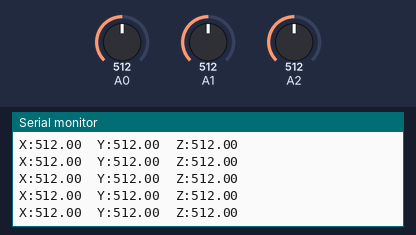
Bench run of a sketch on a simulated Arduino Uno, built with avr-gcc and run on an emulated ATmega328P. Parts: the last lines printed to the serial monitor. Inputs (shaded band) come from the test bench; at power-on: A1 = 512, A0 = 512, A2 = 512.

Above: at 2.7 s.
2.8 s: A1 set to 11
At 2.96 s:
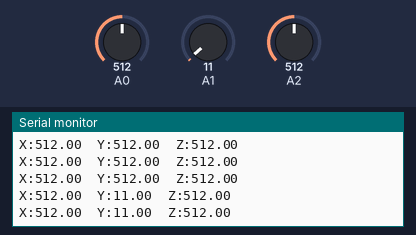
4.3 s: A1 set to 8
At 4.38 s:
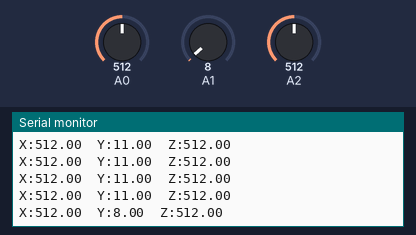
7.3 s: A1 set to 990
At 7.33 s:
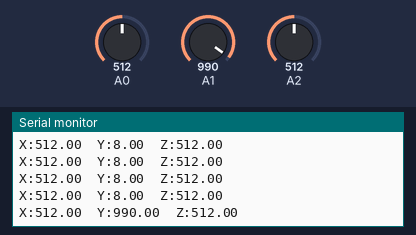
8.8 s: A1 set to 1012
At 8.86 s:
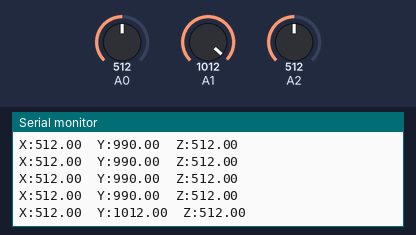
Timing chart, 0 to 11.3 s (numbered marks = the images above; inputs shaded):
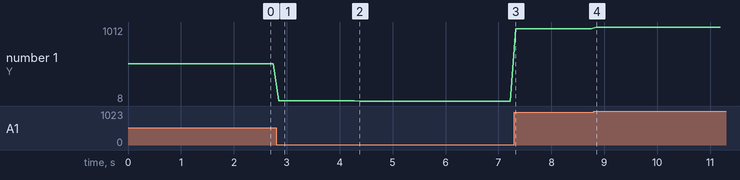

The sketch:

acceleration_changed_by_me.ino
```cpp
int raw_X;
int raw_Y;
int raw_Z;
double acc_X;
double acc_Y;
double acc_Z;
void setup() {
  Serial.begin(9600); // 시리얼 통신
}
void loop() {
  raw_X = analogRead(14); // 변수 val_X에 A0값 대입
  raw_Y = analogRead(15); // 변수 val_Y에 A1값 대입
  raw_Z = analogRead(16); // 변수 val_Z에 A2값 대입
  // x, y, z값 출력
  acc_X=(raw_X);
  acc_Y=(raw_Y);
  acc_Z=(raw_Z);
  Serial.print("X:");
  Serial.print(acc_X);
  Serial.print("  Y:");
  Serial.print(acc_Y);
  Serial.print("  Z:");
  Serial.println(acc_Z);
  Serial.println();
  delay(100);
}
```

Measured:
- after the input at 2.8 s, the serial monitor: prints a new line after 0.05 s (image 1)
- after the input at 4.3 s, the serial monitor: prints a new line after 0.08 s (image 2)
- after the input at 7.3 s, the serial monitor: prints a new line at once (image 3)
- after the input at 8.8 s, the serial monitor: prints a new line after 0.05 s (image 4)
- plotted number 1: 512 → 11 after the input at 2.8 s, 11 → 8 after the input at 4.3 s, 8 → 990 after the input at 7.3 s, 990 → 1012 after the input at 8.8 s
